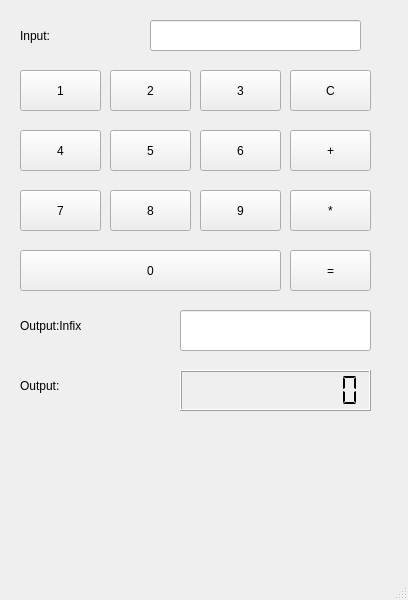
<?xml version="1.0" encoding="UTF-8"?>
<ui version="4.0">
 <class>MainWindow</class>
 <widget class="QMainWindow" name="MainWindow">
  <property name="geometry">
   <rect>
    <x>0</x>
    <y>0</y>
    <width>408</width>
    <height>600</height>
   </rect>
  </property>
  <property name="windowTitle">
   <string>MainWindow</string>
  </property>
  <widget class="QWidget" name="centralwidget">
   <widget class="QLineEdit" name="input_text">
    <property name="geometry">
     <rect>
      <x>150</x>
      <y>20</y>
      <width>211</width>
      <height>31</height>
     </rect>
    </property>
   </widget>
   <widget class="QPushButton" name="button_1">
    <property name="geometry">
     <rect>
      <x>20</x>
      <y>70</y>
      <width>81</width>
      <height>41</height>
     </rect>
    </property>
    <property name="text">
     <string>1</string>
    </property>
   </widget>
   <widget class="QPushButton" name="button_2">
    <property name="geometry">
     <rect>
      <x>110</x>
      <y>70</y>
      <width>81</width>
      <height>41</height>
     </rect>
    </property>
    <property name="text">
     <string>2</string>
    </property>
   </widget>
   <widget class="QPushButton" name="button_plus">
    <property name="geometry">
     <rect>
      <x>290</x>
      <y>130</y>
      <width>81</width>
      <height>41</height>
     </rect>
    </property>
    <property name="text">
     <string>+</string>
    </property>
   </widget>
   <widget class="QLabel" name="input_label">
    <property name="geometry">
     <rect>
      <x>20</x>
      <y>20</y>
      <width>101</width>
      <height>31</height>
     </rect>
    </property>
    <property name="text">
     <string>Input:</string>
    </property>
   </widget>
   <widget class="QLabel" name="output_label">
    <property name="geometry">
     <rect>
      <x>20</x>
      <y>370</y>
      <width>121</width>
      <height>31</height>
     </rect>
    </property>
    <property name="text">
     <string>Output:</string>
    </property>
   </widget>
   <widget class="QLCDNumber" name="output_lcd">
    <property name="geometry">
     <rect>
      <x>180</x>
      <y>370</y>
      <width>191</width>
      <height>41</height>
     </rect>
    </property>
    <property name="smallDecimalPoint">
     <bool>true</bool>
    </property>
    <property name="digitCount">
     <number>9</number>
    </property>
    <property name="segmentStyle">
     <enum>QLCDNumber::Flat</enum>
    </property>
    <property name="value" stdset="0">
     <double>0.000000000000000</double>
    </property>
    <property name="intValue" stdset="0">
     <number>0</number>
    </property>
   </widget>
   <widget class="QPushButton" name="button_equal">
    <property name="geometry">
     <rect>
      <x>290</x>
      <y>250</y>
      <width>81</width>
      <height>41</height>
     </rect>
    </property>
    <property name="text">
     <string>=</string>
    </property>
   </widget>
   <widget class="QPushButton" name="button_3">
    <property name="geometry">
     <rect>
      <x>200</x>
      <y>70</y>
      <width>81</width>
      <height>41</height>
     </rect>
    </property>
    <property name="text">
     <string>3</string>
    </property>
   </widget>
   <widget class="QPushButton" name="button_4">
    <property name="geometry">
     <rect>
      <x>20</x>
      <y>130</y>
      <width>81</width>
      <height>41</height>
     </rect>
    </property>
    <property name="text">
     <string>4</string>
    </property>
   </widget>
   <widget class="QPushButton" name="button_5">
    <property name="geometry">
     <rect>
      <x>110</x>
      <y>130</y>
      <width>81</width>
      <height>41</height>
     </rect>
    </property>
    <property name="text">
     <string>5</string>
    </property>
   </widget>
   <widget class="QPushButton" name="button_6">
    <property name="geometry">
     <rect>
      <x>200</x>
      <y>130</y>
      <width>81</width>
      <height>41</height>
     </rect>
    </property>
    <property name="text">
     <string>6</string>
    </property>
   </widget>
   <widget class="QPushButton" name="button_7">
    <property name="geometry">
     <rect>
      <x>20</x>
      <y>190</y>
      <width>81</width>
      <height>41</height>
     </rect>
    </property>
    <property name="text">
     <string>7</string>
    </property>
   </widget>
   <widget class="QPushButton" name="button_8">
    <property name="geometry">
     <rect>
      <x>110</x>
      <y>190</y>
      <width>81</width>
      <height>41</height>
     </rect>
    </property>
    <property name="text">
     <string>8</string>
    </property>
   </widget>
   <widget class="QPushButton" name="button_9">
    <property name="geometry">
     <rect>
      <x>200</x>
      <y>190</y>
      <width>81</width>
      <height>41</height>
     </rect>
    </property>
    <property name="text">
     <string>9</string>
    </property>
   </widget>
   <widget class="QPushButton" name="button_10">
    <property name="geometry">
     <rect>
      <x>20</x>
      <y>250</y>
      <width>261</width>
      <height>41</height>
     </rect>
    </property>
    <property name="text">
     <string>0</string>
    </property>
   </widget>
   <widget class="QLabel" name="output_label_2">
    <property name="geometry">
     <rect>
      <x>20</x>
      <y>310</y>
      <width>121</width>
      <height>31</height>
     </rect>
    </property>
    <property name="text">
     <string>Output:Infix</string>
    </property>
   </widget>
   <widget class="QPushButton" name="button_star">
    <property name="geometry">
     <rect>
      <x>290</x>
      <y>190</y>
      <width>81</width>
      <height>41</height>
     </rect>
    </property>
    <property name="text">
     <string>*</string>
    </property>
   </widget>
   <widget class="QPushButton" name="button_clear">
    <property name="geometry">
     <rect>
      <x>290</x>
      <y>70</y>
      <width>81</width>
      <height>41</height>
     </rect>
    </property>
    <property name="text">
     <string>C</string>
    </property>
   </widget>
   <widget class="QLineEdit" name="output_infix">
    <property name="geometry">
     <rect>
      <x>180</x>
      <y>310</y>
      <width>191</width>
      <height>41</height>
     </rect>
    </property>
   </widget>
  </widget>
  <widget class="QMenuBar" name="menubar">
   <property name="geometry">
    <rect>
     <x>0</x>
     <y>0</y>
     <width>408</width>
     <height>22</height>
    </rect>
   </property>
  </widget>
  <widget class="QStatusBar" name="statusbar"/>
 </widget>
 <resources/>
 <connections/>
</ui>
